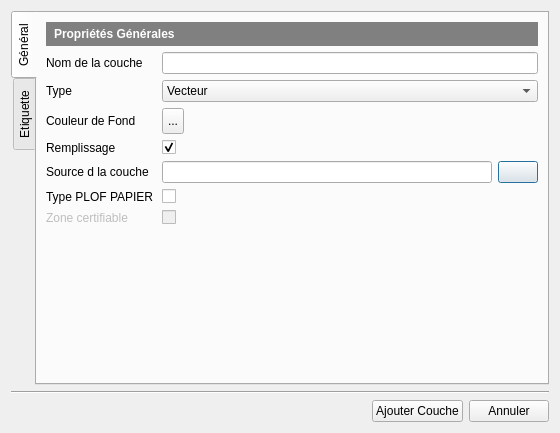
<?xml version="1.0" encoding="UTF-8"?>
<ui version="4.0">
 <class>Dialog</class>
 <widget class="QDialog" name="Dialog">
  <property name="geometry">
   <rect>
    <x>0</x>
    <y>0</y>
    <width>560</width>
    <height>433</height>
   </rect>
  </property>
  <property name="windowTitle">
   <string>Couche Additionnelle</string>
  </property>
  <property name="windowIcon">
   <iconset resource="../icons.qrc">
    <normaloff>:/std/icone/wrench-screwdriver-icon.png</normaloff>:/std/icone/wrench-screwdriver-icon.png</iconset>
  </property>
  <layout class="QVBoxLayout" name="verticalLayout">
   <item>
    <widget class="QTabWidget" name="tabWidget">
     <property name="enabled">
      <bool>true</bool>
     </property>
     <property name="tabPosition">
      <enum>QTabWidget::West</enum>
     </property>
     <property name="currentIndex">
      <number>0</number>
     </property>
     <widget class="QWidget" name="tab">
      <attribute name="icon">
       <iconset resource="../icons.qrc">
        <normaloff>:/std/icone/wrench-screwdriver-icon.png</normaloff>:/std/icone/wrench-screwdriver-icon.png</iconset>
      </attribute>
      <attribute name="title">
       <string>Général</string>
      </attribute>
      <layout class="QGridLayout" name="gridLayout" columnstretch="1,3,0">
       <item row="5" column="0">
        <widget class="QLabel" name="label_4">
         <property name="text">
          <string>Source d la couche</string>
         </property>
        </widget>
       </item>
       <item row="5" column="1">
        <widget class="QLineEdit" name="lineEditFichier">
         <property name="readOnly">
          <bool>true</bool>
         </property>
        </widget>
       </item>
       <item row="2" column="0">
        <widget class="QLabel" name="label_2">
         <property name="text">
          <string>Type</string>
         </property>
        </widget>
       </item>
       <item row="3" column="0">
        <widget class="QLabel" name="label_3">
         <property name="text">
          <string>Couleur de Fond</string>
         </property>
        </widget>
       </item>
       <item row="2" column="1" colspan="2">
        <widget class="QComboBox" name="comboBoxType">
         <item>
          <property name="text">
           <string>Vecteur</string>
          </property>
         </item>
         <item>
          <property name="text">
           <string>Raster</string>
          </property>
         </item>
        </widget>
       </item>
       <item row="0" column="0" colspan="3">
        <widget class="QLabel" name="label_5">
         <property name="font">
          <font>
           <weight>75</weight>
           <bold>true</bold>
           <underline>false</underline>
          </font>
         </property>
         <property name="styleSheet">
          <string notr="true">background:#808080;color:white;padding:5px</string>
         </property>
         <property name="text">
          <string>Propriétés Générales</string>
         </property>
         <property name="alignment">
          <set>Qt::AlignLeading|Qt::AlignLeft|Qt::AlignVCenter</set>
         </property>
        </widget>
       </item>
       <item row="1" column="0">
        <widget class="QLabel" name="label">
         <property name="text">
          <string>Nom de la couche</string>
         </property>
        </widget>
       </item>
       <item row="5" column="2">
        <widget class="QPushButton" name="pushButtonParcourir">
         <property name="text">
          <string/>
         </property>
         <property name="icon">
          <iconset resource="../icons.qrc">
           <normaloff>:/std/icone/if_folder_horizontal_open_11903.png</normaloff>:/std/icone/if_folder_horizontal_open_11903.png</iconset>
         </property>
        </widget>
       </item>
       <item row="8" column="1">
        <spacer name="verticalSpacer">
         <property name="orientation">
          <enum>Qt::Vertical</enum>
         </property>
         <property name="sizeHint" stdset="0">
          <size>
           <width>20</width>
           <height>40</height>
          </size>
         </property>
        </spacer>
       </item>
       <item row="4" column="0">
        <widget class="QLabel" name="label_12">
         <property name="text">
          <string>Remplissage</string>
         </property>
        </widget>
       </item>
       <item row="3" column="1">
        <widget class="QPushButton" name="pushButtonCouleur">
         <property name="sizePolicy">
          <sizepolicy hsizetype="Fixed" vsizetype="Fixed">
           <horstretch>0</horstretch>
           <verstretch>0</verstretch>
          </sizepolicy>
         </property>
         <property name="focusPolicy">
          <enum>Qt::NoFocus</enum>
         </property>
         <property name="styleSheet">
          <string notr="true">text-align:left;padding:5px</string>
         </property>
         <property name="text">
          <string>...</string>
         </property>
        </widget>
       </item>
       <item row="1" column="1" colspan="2">
        <widget class="QLineEdit" name="lineEditLibelle"/>
       </item>
       <item row="4" column="1">
        <widget class="QCheckBox" name="remplissage">
         <property name="text">
          <string/>
         </property>
         <property name="checked">
          <bool>true</bool>
         </property>
        </widget>
       </item>
       <item row="6" column="0">
        <widget class="QLabel" name="label_13">
         <property name="text">
          <string>Type PLOF PAPIER</string>
         </property>
        </widget>
       </item>
       <item row="6" column="1">
        <widget class="QCheckBox" name="checkPlofPaps">
         <property name="text">
          <string/>
         </property>
        </widget>
       </item>
       <item row="7" column="0">
        <widget class="QLabel" name="labelCertifiable">
         <property name="enabled">
          <bool>false</bool>
         </property>
         <property name="text">
          <string>Zone certifiable</string>
         </property>
        </widget>
       </item>
       <item row="7" column="1">
        <widget class="QCheckBox" name="checkBoxCertifiable">
         <property name="enabled">
          <bool>false</bool>
         </property>
         <property name="text">
          <string/>
         </property>
        </widget>
       </item>
      </layout>
     </widget>
     <widget class="QWidget" name="tab_2">
      <attribute name="icon">
       <iconset resource="../icons.qrc">
        <normaloff>:/std/icone/if_pencil_14623.png</normaloff>:/std/icone/if_pencil_14623.png</iconset>
      </attribute>
      <attribute name="title">
       <string>Etiquette</string>
      </attribute>
      <layout class="QVBoxLayout" name="verticalLayout_2">
       <item>
        <widget class="QLabel" name="label_11">
         <property name="font">
          <font>
           <weight>75</weight>
           <bold>true</bold>
          </font>
         </property>
         <property name="styleSheet">
          <string notr="true">background:#808080;color:white;padding:5px</string>
         </property>
         <property name="text">
          <string>Propriétés de l'Etiquette</string>
         </property>
        </widget>
       </item>
       <item>
        <layout class="QFormLayout" name="formLayout">
         <property name="fieldGrowthPolicy">
          <enum>QFormLayout::AllNonFixedFieldsGrow</enum>
         </property>
         <item row="0" column="0">
          <widget class="QCheckBox" name="checkBoxLabel">
           <property name="text">
            <string>Etiquetter la couche avec</string>
           </property>
          </widget>
         </item>
         <item row="0" column="1">
          <widget class="QComboBox" name="comboBoxLabel">
           <property name="enabled">
            <bool>false</bool>
           </property>
          </widget>
         </item>
        </layout>
       </item>
       <item>
        <widget class="QGroupBox" name="groupBoxText">
         <property name="enabled">
          <bool>false</bool>
         </property>
         <property name="title">
          <string>Texte du libellé</string>
         </property>
         <layout class="QGridLayout" name="gridLayout_3" columnminimumwidth="0,300">
          <item row="0" column="0">
           <widget class="QLabel" name="label_6">
            <property name="text">
             <string>Police</string>
            </property>
           </widget>
          </item>
          <item row="0" column="1">
           <widget class="QFontComboBox" name="fontComboBox"/>
          </item>
          <item row="1" column="0">
           <widget class="QLabel" name="label_7">
            <property name="text">
             <string>Taille de la Police</string>
            </property>
           </widget>
          </item>
          <item row="1" column="1">
           <widget class="QSpinBox" name="spinBoxFontSize"/>
          </item>
          <item row="3" column="0">
           <widget class="QLabel" name="label_8">
            <property name="text">
             <string>Couleur</string>
            </property>
           </widget>
          </item>
          <item row="3" column="1">
           <widget class="QPushButton" name="pushButtonLabelColor">
            <property name="sizePolicy">
             <sizepolicy hsizetype="Fixed" vsizetype="Fixed">
              <horstretch>0</horstretch>
              <verstretch>0</verstretch>
             </sizepolicy>
            </property>
            <property name="text">
             <string>...</string>
            </property>
           </widget>
          </item>
          <item row="2" column="1">
           <widget class="QCheckBox" name="checkBoxMapUnit">
            <property name="text">
             <string>Taille en unité de carte</string>
            </property>
           </widget>
          </item>
         </layout>
        </widget>
       </item>
       <item>
        <widget class="QGroupBox" name="groupBoxStroke">
         <property name="enabled">
          <bool>false</bool>
         </property>
         <property name="title">
          <string>Contour du libellé</string>
         </property>
         <layout class="QGridLayout" name="gridLayout_2" columnminimumwidth="0,300">
          <item row="0" column="0">
           <widget class="QCheckBox" name="checkBoxStroke">
            <property name="text">
             <string>Afficher le contour</string>
            </property>
           </widget>
          </item>
          <item row="1" column="0">
           <widget class="QLabel" name="label_9">
            <property name="text">
             <string>Taille</string>
            </property>
           </widget>
          </item>
          <item row="1" column="1">
           <widget class="QSpinBox" name="spinBoxStrokeWidth">
            <property name="enabled">
             <bool>false</bool>
            </property>
           </widget>
          </item>
          <item row="2" column="0">
           <widget class="QLabel" name="label_10">
            <property name="text">
             <string>Couleur</string>
            </property>
           </widget>
          </item>
          <item row="2" column="1">
           <widget class="QPushButton" name="pushButtonColorStroke">
            <property name="enabled">
             <bool>false</bool>
            </property>
            <property name="sizePolicy">
             <sizepolicy hsizetype="Fixed" vsizetype="Fixed">
              <horstretch>0</horstretch>
              <verstretch>0</verstretch>
             </sizepolicy>
            </property>
            <property name="text">
             <string>...</string>
            </property>
           </widget>
          </item>
         </layout>
        </widget>
       </item>
       <item>
        <spacer name="verticalSpacer_2">
         <property name="orientation">
          <enum>Qt::Vertical</enum>
         </property>
         <property name="sizeHint" stdset="0">
          <size>
           <width>20</width>
           <height>40</height>
          </size>
         </property>
        </spacer>
       </item>
      </layout>
     </widget>
    </widget>
   </item>
   <item>
    <widget class="Line" name="line">
     <property name="orientation">
      <enum>Qt::Horizontal</enum>
     </property>
    </widget>
   </item>
   <item>
    <layout class="QHBoxLayout" name="horizontalLayout">
     <item>
      <spacer name="horizontalSpacer">
       <property name="orientation">
        <enum>Qt::Horizontal</enum>
       </property>
       <property name="sizeHint" stdset="0">
        <size>
         <width>40</width>
         <height>20</height>
        </size>
       </property>
      </spacer>
     </item>
     <item>
      <widget class="QPushButton" name="pushButtonEnregistrer">
       <property name="text">
        <string>Ajouter Couche</string>
       </property>
       <property name="icon">
        <iconset resource="../icons.qrc">
         <normaloff>:/std/icone/disk.png</normaloff>:/std/icone/disk.png</iconset>
       </property>
      </widget>
     </item>
     <item>
      <widget class="QPushButton" name="pushButtonAnnuler">
       <property name="text">
        <string>Annuler</string>
       </property>
      </widget>
     </item>
    </layout>
   </item>
  </layout>
 </widget>
 <tabstops>
  <tabstop>lineEditLibelle</tabstop>
  <tabstop>pushButtonEnregistrer</tabstop>
  <tabstop>pushButtonAnnuler</tabstop>
 </tabstops>
 <resources>
  <include location="../icons.qrc"/>
 </resources>
 <connections/>
</ui>
